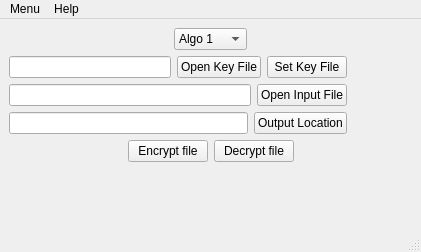
<ui version="4.0" >
 <class>MainWindow</class>
 <widget class="QMainWindow" name="MainWindow" >
  <property name="geometry" >
   <rect>
    <x>0</x>
    <y>0</y>
    <width>421</width>
    <height>252</height>
   </rect>
  </property>
  <property name="windowTitle" >
   <string>File Crypter</string>
  </property>
  <widget class="QWidget" name="centralwidget" >
   <layout class="QVBoxLayout" >
    <item>
     <layout class="QHBoxLayout" >
      <item>
       <spacer>
        <property name="orientation" >
         <enum>Qt::Horizontal</enum>
        </property>
        <property name="sizeHint" >
         <size>
          <width>40</width>
          <height>20</height>
         </size>
        </property>
       </spacer>
      </item>
      <item>
       <widget class="QComboBox" name="comboBox" >
        <property name="statusTip" >
         <string>Encryption Method</string>
        </property>
        <item>
         <property name="text" >
          <string>Algo 1</string>
         </property>
        </item>
        <item>
         <property name="text" >
          <string>Algo 2</string>
         </property>
        </item>
        <item>
         <property name="text" >
          <string>Algo 3</string>
         </property>
        </item>
        <item>
         <property name="text" >
          <string>Algo 4</string>
         </property>
        </item>
        <item>
         <property name="text" >
          <string>xcrypter</string>
         </property>
        </item>
       </widget>
      </item>
      <item>
       <spacer>
        <property name="orientation" >
         <enum>Qt::Horizontal</enum>
        </property>
        <property name="sizeHint" >
         <size>
          <width>40</width>
          <height>20</height>
         </size>
        </property>
       </spacer>
      </item>
     </layout>
    </item>
    <item>
     <layout class="QHBoxLayout" >
      <item>
       <widget class="QLineEdit" name="keyFile" >
        <property name="statusTip" >
         <string>Encryption Key File</string>
        </property>
       </widget>
      </item>
      <item>
       <widget class="QPushButton" name="keyFileBtn" >
        <property name="text" >
         <string>Open Key File</string>
        </property>
       </widget>
      </item>
      <item>
       <widget class="QPushButton" name="setKeyFileBtn" >
        <property name="text" >
         <string>Set Key File</string>
        </property>
       </widget>
      </item>
      <item>
       <spacer>
        <property name="orientation" >
         <enum>Qt::Horizontal</enum>
        </property>
        <property name="sizeType" >
         <enum>QSizePolicy::Minimum</enum>
        </property>
        <property name="sizeHint" >
         <size>
          <width>65</width>
          <height>20</height>
         </size>
        </property>
       </spacer>
      </item>
     </layout>
    </item>
    <item>
     <layout class="QHBoxLayout" >
      <item>
       <widget class="QLineEdit" name="inputFile" >
        <property name="statusTip" >
         <string>Input File</string>
        </property>
       </widget>
      </item>
      <item>
       <widget class="QPushButton" name="inputFileBtn" >
        <property name="text" >
         <string>Open Input File</string>
        </property>
       </widget>
      </item>
      <item>
       <spacer>
        <property name="orientation" >
         <enum>Qt::Horizontal</enum>
        </property>
        <property name="sizeType" >
         <enum>QSizePolicy::Minimum</enum>
        </property>
        <property name="sizeHint" >
         <size>
          <width>65</width>
          <height>20</height>
         </size>
        </property>
       </spacer>
      </item>
     </layout>
    </item>
    <item>
     <layout class="QHBoxLayout" >
      <item>
       <widget class="QLineEdit" name="outputFile" >
        <property name="statusTip" >
         <string>Output File</string>
        </property>
       </widget>
      </item>
      <item>
       <widget class="QPushButton" name="outputFileBtn" >
        <property name="text" >
         <string>Output Location</string>
        </property>
       </widget>
      </item>
      <item>
       <spacer>
        <property name="orientation" >
         <enum>Qt::Horizontal</enum>
        </property>
        <property name="sizeType" >
         <enum>QSizePolicy::Minimum</enum>
        </property>
        <property name="sizeHint" >
         <size>
          <width>65</width>
          <height>20</height>
         </size>
        </property>
       </spacer>
      </item>
     </layout>
    </item>
    <item>
     <layout class="QHBoxLayout" >
      <item>
       <spacer>
        <property name="orientation" >
         <enum>Qt::Horizontal</enum>
        </property>
        <property name="sizeHint" >
         <size>
          <width>40</width>
          <height>20</height>
         </size>
        </property>
       </spacer>
      </item>
      <item>
       <widget class="QPushButton" name="encBtn" >
        <property name="text" >
         <string>Encrypt file</string>
        </property>
       </widget>
      </item>
      <item>
       <widget class="QPushButton" name="decBtn" >
        <property name="text" >
         <string>Decrypt file</string>
        </property>
       </widget>
      </item>
      <item>
       <spacer>
        <property name="orientation" >
         <enum>Qt::Horizontal</enum>
        </property>
        <property name="sizeHint" >
         <size>
          <width>40</width>
          <height>20</height>
         </size>
        </property>
       </spacer>
      </item>
     </layout>
    </item>
    <item>
     <spacer>
      <property name="orientation" >
       <enum>Qt::Vertical</enum>
      </property>
      <property name="sizeHint" >
       <size>
        <width>20</width>
        <height>40</height>
       </size>
      </property>
     </spacer>
    </item>
   </layout>
  </widget>
  <widget class="QMenuBar" name="menubar" >
   <property name="geometry" >
    <rect>
     <x>0</x>
     <y>0</y>
     <width>421</width>
     <height>31</height>
    </rect>
   </property>
   <widget class="QMenu" name="menuMenu" >
    <property name="title" >
     <string>Menu</string>
    </property>
    <addaction name="actionExit" />
   </widget>
   <widget class="QMenu" name="menuAbout" >
    <property name="title" >
     <string>Help</string>
    </property>
    <addaction name="actionAbout" />
   </widget>
   <addaction name="menuMenu" />
   <addaction name="menuAbout" />
  </widget>
  <widget class="QStatusBar" name="statusbar" />
  <action name="actionExit" >
   <property name="text" >
    <string>Exit</string>
   </property>
  </action>
  <action name="actionAbout" >
   <property name="text" >
    <string>About</string>
   </property>
  </action>
 </widget>
 <resources/>
 <connections>
  <connection>
   <sender>actionExit</sender>
   <signal>triggered()</signal>
   <receiver>MainWindow</receiver>
   <slot>close()</slot>
   <hints>
    <hint type="sourcelabel" >
     <x>-1</x>
     <y>-1</y>
    </hint>
    <hint type="destinationlabel" >
     <x>399</x>
     <y>299</y>
    </hint>
   </hints>
  </connection>
 </connections>
</ui>
